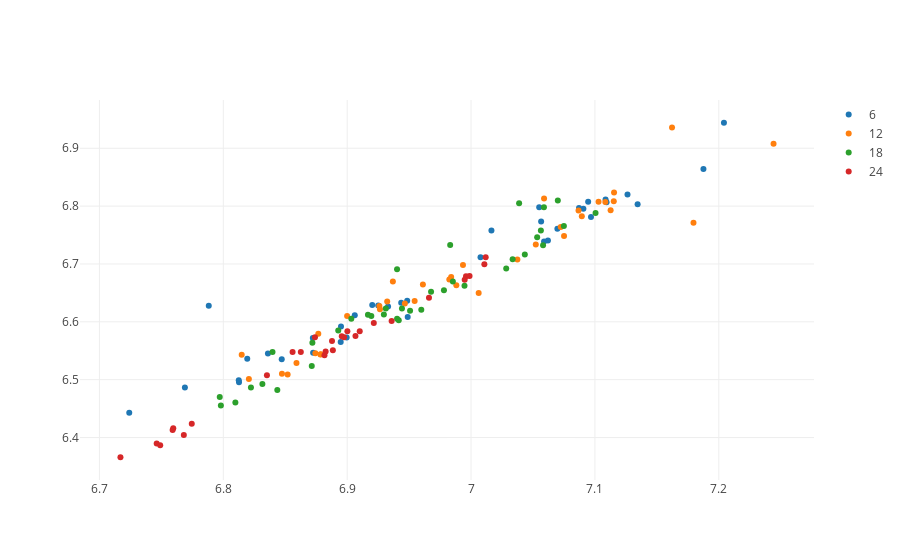

Source (notebook cell):
### Code cell
trace = []
for v in ['6', '12', '18', '24']:

    trace.append(go.Scatter(
        x = b[b['lag']==v]['test'],
        y = b[b['lag']==v]['val'],
        text='F-'+b[b['lag']==v]['full'].astype(str) + 'D-' + b[b['lag']==v]['drop'].astype(str) + '-L' + b[b['lag']==v]['lag'].astype(str)+ '-A' + b[b['lag']==v]['activation'].astype(str), 
        mode = 'markers', name=v
    ))
py.iplot(trace, filename='basic-scatter')

### Figure 1 — Plotly figure (JSON) as saved in the notebook; plotly's stock layout.template omitted (floating-point values rounded to 4 significant figures)
{"data": [{"mode": "markers", "name": "6", "text": ["F-[1024, 512, 256]D-0.2-L6-A['leaky', 0.2]", "F-[1024, 512, 256]D-0.3-L6-A['leaky', 0.2]", "F-[1024, 512, 256]D-0.4-L6-A['leaky', 0.2]", "F-[1024, 512]D-0.0-L6-A['leaky', 0.2]", "F-[1024, 512]D-0.1-L6-A['leaky', 0.2]", "F-[1024, 512]D-0.2-L6-A['leaky', 0.2]", "F-[1024, 512]D-0.3-L6-A['leaky', 0.2]", "F-[1024]D-0.0-L6-A['leaky', 0.2]", "F-[1024]D-0.1-L6-A['leaky', 0.2]", "F-[1024]D-0.2-L6-A['leaky', 0.2]", "F-[1024]D-0.3-L6-A['leaky', 0.2]", "F-[128]D-0.0-L6-A['leaky', 0.2]", "F-[128]D-0.1-L6-A['leaky', 0.2]", "F-[128]D-0.2-L6-A['leaky', 0.2]", "F-[128]D-0.3-L6-A['leaky', 0.2]", "F-[256, 128, 64]D-0.2-L6-A['leaky', 0.2]", "F-[256, 128, 64]D-0.3-L6-A['leaky', 0.2]", "F-[256, 128, 64]D-0.4-L6-A['leaky', 0.2]", "F-[256]D-0.0-L6-A['leaky', 0.2]", "F-[256]D-0.1-L6-A['leaky', 0.2]", "F-[256]D-0.2-L6-A['leaky', 0.2]", "F-[256]D-0.3-L6-A['leaky', 0.2]", "F-[512, 128]D-0.0-L6-A['leaky', 0.2]", "F-[512, 128]D-0.1-L6-A['leaky', 0.2]", "F-[512, 128]D-0.2-L6-A['leaky', 0.2]", "F-[512, 128]D-0.3-L6-A['leaky', 0.2]", "F-[512, 256, 128]D-0.2-L6-A['leaky', 0.2]", "F-[512, 256, 128]D-0.3-L6-A['leaky', 0.2]", "F-[512, 256, 128]D-0.4-L6-A['leaky', 0.2]", "F-[512, 256]D-0.0-L6-A['leaky', 0.2]", "F-[512, 256]D-0.1-L6-A['leaky', 0.2]", "F-[512, 256]D-0.2-L6-A['leaky', 0.2]", "F-[512, 256]D-0.3-L6-A['leaky', 0.2]", "F-[512]D-0.0-L6-A['leaky', 0.2]", "F-[512]D-0.1-L6-A['leaky', 0.2]", "F-[512]D-0.2-L6-A['leaky', 0.2]", "F-[512]D-0.3-L6-A['leaky', 0.2]"], "type": "scatter", "uid": "d5f1bdc1-2b5a-4245-8d98-a97e02ed2981", "x": [7.059, 7.204, 7.016, 6.949, 7.062, 7.097, 7.126, 6.872, 6.944, 6.948, 6.933, 6.813, 6.836, 6.769, 6.724, 7.188, 7.008, 6.788, 6.847, 6.92, 6.872, 6.819, 6.9, 7.07, 7.087, 7.057, 7.134, 7.109, 7.055, 6.895, 7.091, 7.109, 7.095, 6.812, 6.925, 6.895, 6.906], "y": [6.739, 6.944, 6.758, 6.608, 6.741, 6.781, 6.82, 6.546, 6.633, 6.636, 6.627, 6.496, 6.545, 6.487, 6.443, 6.864, 6.711, 6.628, 6.535, 6.629, 6.572, 6.536, 6.573, 6.761, 6.797, 6.773, 6.803, 6.807, 6.798, 6.565, 6.796, 6.811, 6.807, 6.499, 6.628, 6.592, 6.611]}, {"mode": "markers", "name": "12", "text": ["F-[1024, 512, 256]D-0.2-L12-A['leaky', 0.2]", "F-[1024, 512, 256]D-0.3-L12-A['leaky', 0.2]", "F-[1024, 512, 256]D-0.4-L12-A['leaky', 0.2]", "F-[1024, 512]D-0.0-L12-A['leaky', 0.2]", "F-[1024, 512]D-0.1-L12-A['leaky', 0.2]", "F-[1024, 512]D-0.2-L12-A['leaky', 0.2]", "F-[1024, 512]D-0.3-L12-A['leaky', 0.2]", "F-[1024]D-0.0-L12-A['leaky', 0.2]", "F-[1024]D-0.1-L12-A['leaky', 0.2]", "F-[1024]D-0.2-L12-A['leaky', 0.2]", "F-[1024]D-0.3-L12-A['leaky', 0.2]", "F-[128]D-0.0-L12-A['leaky', 0.2]", "F-[128]D-0.1-L12-A['leaky', 0.2]", "F-[128]D-0.2-L12-A['leaky', 0.2]", "F-[128]D-0.3-L12-A['leaky', 0.2]", "F-[256, 128, 64]D-0.2-L12-A['leaky', 0.2]", "F-[256, 128, 64]D-0.3-L12-A['leaky', 0.2]", "F-[256, 128, 64]D-0.4-L12-A['leaky', 0.2]", "F-[256]D-0.0-L12-A['leaky', 0.2]", "F-[256]D-0.1-L12-A['leaky', 0.2]", "F-[256]D-0.2-L12-A['leaky', 0.2]", "F-[256]D-0.3-L12-A['leaky', 0.2]", "F-[512, 128]D-0.0-L12-A['leaky', 0.2]", "F-[512, 128]D-0.1-L12-A['leaky', 0.2]", "F-[512, 128]D-0.2-L12-A['leaky', 0.2]", "F-[512, 128]D-0.3-L12-A['leaky', 0.2]", "F-[512, 256, 128]D-0.2-L12-A['leaky', 0.2]", "F-[512, 256, 128]D-0.3-L12-A['leaky', 0.2]", "F-[512, 256, 128]D-0.4-L12-A['leaky', 0.2]", "F-[512, 256]D-0.0-L12-A['leaky', 0.2]", "F-[512, 256]D-0.1-L12-A['leaky', 0.2]", "F-[512, 256]D-0.2-L12-A['leaky', 0.2]", "F-[512, 256]D-0.3-L12-A['leaky', 0.2]", "F-[512]D-0.0-L12-A['leaky', 0.2]", "F-[512]D-0.1-L12-A['leaky', 0.2]", "F-[512]D-0.2-L12-A['leaky', 0.2]", "F-[512]D-0.3-L12-A['leaky', 0.2]"], "type": "scatter", "uid": "dc8f6c30-82f9-48d7-8533-cfb2862248e6", "x": [7.006, 6.993, 7.162, 6.879, 7.037, 7.075, 7.113, 6.847, 6.988, 6.954, 6.984, 6.821, 6.926, 6.877, 6.815, 7.115, 7.18, 6.937, 6.852, 6.926, 6.932, 6.9, 6.874, 7.072, 7.108, 7.087, 7.115, 7.244, 7.059, 6.878, 7.052, 7.089, 7.103, 6.859, 6.947, 6.982, 6.961], "y": [6.65, 6.698, 6.936, 6.544, 6.708, 6.748, 6.793, 6.51, 6.663, 6.636, 6.678, 6.501, 6.627, 6.579, 6.543, 6.823, 6.771, 6.67, 6.509, 6.622, 6.635, 6.61, 6.546, 6.764, 6.807, 6.792, 6.808, 6.908, 6.813, 6.544, 6.734, 6.782, 6.807, 6.529, 6.632, 6.673, 6.665]}, {"mode": "markers", "name": "18", "text": ["F-[1024, 512, 256]D-0.2-L18-A['leaky', 0.2]", "F-[1024, 512, 256]D-0.3-L18-A['leaky', 0.2]", "F-[1024, 512, 256]D-0.4-L18-A['leaky', 0.2]", "F-[1024, 512]D-0.0-L18-A['leaky', 0.2]", "F-[1024, 512]D-0.1-L18-A['leaky', 0.2]", "F-[1024, 512]D-0.2-L18-A['leaky', 0.2]", "F-[1024, 512]D-0.3-L18-A['leaky', 0.2]", "F-[1024]D-0.0-L18-A['leaky', 0.2]", "F-[1024]D-0.1-L18-A['leaky', 0.2]", "F-[1024]D-0.2-L18-A['leaky', 0.2]", "F-[1024]D-0.3-L18-A['leaky', 0.2]", "F-[128]D-0.0-L18-A['leaky', 0.2]", "F-[128]D-0.1-L18-A['leaky', 0.2]", "F-[128]D-0.2-L18-A['leaky', 0.2]", "F-[128]D-0.3-L18-A['leaky', 0.2]", "F-[256, 128, 64]D-0.2-L18-A['leaky', 0.2]", "F-[256, 128, 64]D-0.3-L18-A['leaky', 0.2]", "F-[256, 128, 64]D-0.4-L18-A['leaky', 0.2]", "F-[256]D-0.0-L18-A['leaky', 0.2]", "F-[256]D-0.1-L18-A['leaky', 0.2]", "F-[256]D-0.2-L18-A['leaky', 0.2]", "F-[256]D-0.3-L18-A['leaky', 0.2]", "F-[512, 128]D-0.0-L18-A['leaky', 0.2]", "F-[512, 128]D-0.1-L18-A['leaky', 0.2]", "F-[512, 128]D-0.2-L18-A['leaky', 0.2]", "F-[512, 128]D-0.3-L18-A['leaky', 0.2]", "F-[512, 256, 128]D-0.2-L18-A['leaky', 0.2]", "F-[512, 256, 128]D-0.3-L18-A['leaky', 0.2]", "F-[512, 256, 128]D-0.4-L18-A['leaky', 0.2]", "F-[512, 256]D-0.0-L18-A['leaky', 0.2]", "F-[512, 256]D-0.1-L18-A['leaky', 0.2]", "F-[512, 256]D-0.2-L18-A['leaky', 0.2]", "F-[512, 256]D-0.3-L18-A['leaky', 0.2]", "F-[512]D-0.0-L18-A['leaky', 0.2]", "F-[512]D-0.1-L18-A['leaky', 0.2]", "F-[512]D-0.2-L18-A['leaky', 0.2]", "F-[512]D-0.3-L18-A['leaky', 0.2]"], "type": "scatter", "uid": "fa387f90-dc18-4dcc-9b06-c4849b5e6076", "x": [6.872, 6.985, 7.039, 6.871, 6.995, 7.043, 7.058, 6.81, 6.94, 6.96, 6.944, 6.797, 6.919, 6.893, 6.84, 6.968, 7.07, 7.059, 6.798, 6.917, 6.93, 6.903, 6.832, 7.034, 7.075, 7.056, 7.028, 6.983, 6.94, 6.822, 6.978, 7.053, 7.1, 6.844, 6.942, 6.951, 6.931], "y": [6.564, 6.67, 6.805, 6.523, 6.662, 6.716, 6.732, 6.461, 6.605, 6.621, 6.623, 6.47, 6.61, 6.585, 6.548, 6.652, 6.81, 6.798, 6.456, 6.612, 6.613, 6.605, 6.493, 6.708, 6.766, 6.758, 6.692, 6.733, 6.691, 6.487, 6.655, 6.746, 6.788, 6.482, 6.603, 6.619, 6.623]}, {"mode": "markers", "name": "24", "text": ["F-[1024, 512]D-0.0-L24-A['leaky', 0.2]", "F-[1024, 512]D-0.1-L24-A['leaky', 0.2]", "F-[1024, 512]D-0.2-L24-A['leaky', 0.2]", "F-[1024, 512]D-0.3-L24-A['leaky', 0.2]", "F-[1024]D-0.0-L24-A['leaky', 0.2]", "F-[1024]D-0.1-L24-A['leaky', 0.2]", "F-[1024]D-0.2-L24-A['leaky', 0.2]", "F-[1024]D-0.3-L24-A['leaky', 0.2]", "F-[128]D-0.0-L24-A['leaky', 0.2]", "F-[128]D-0.1-L24-A['leaky', 0.2]", "F-[128]D-0.2-L24-A['leaky', 0.2]", "F-[128]D-0.3-L24-A['leaky', 0.2]", "F-[256]D-0.0-L24-A['leaky', 0.2]", "F-[256]D-0.1-L24-A['leaky', 0.2]", "F-[256]D-0.2-L24-A['leaky', 0.2]", "F-[256]D-0.3-L24-A['leaky', 0.2]", "F-[512, 128]D-0.0-L24-A['leaky', 0.2]", "F-[512, 128]D-0.1-L24-A['leaky', 0.2]", "F-[512, 128]D-0.2-L24-A['leaky', 0.2]", "F-[512, 128]D-0.3-L24-A['leaky', 0.2]", "F-[512, 256]D-0.0-L24-A['leaky', 0.2]", "F-[512, 256]D-0.1-L24-A['leaky', 0.2]", "F-[512, 256]D-0.2-L24-A['leaky', 0.2]", "F-[512, 256]D-0.3-L24-A['leaky', 0.2]", "F-[512]D-0.0-L24-A['leaky', 0.2]", "F-[512]D-0.1-L24-A['leaky', 0.2]", "F-[512]D-0.2-L24-A['leaky', 0.2]", "F-[512]D-0.3-L24-A['leaky', 0.2]"], "type": "scatter", "uid": "7c8685c5-f401-4426-9877-c4729a808cd1", "x": [6.775, 6.888, 6.966, 6.999, 6.746, 6.835, 6.882, 6.9, 6.76, 6.888, 6.863, 6.856, 6.717, 6.907, 6.896, 6.874, 6.749, 6.936, 6.996, 7.012, 6.759, 6.921, 6.995, 7.011, 6.768, 6.883, 6.91, 6.897], "y": [6.424, 6.551, 6.642, 6.679, 6.39, 6.508, 6.542, 6.584, 6.416, 6.567, 6.548, 6.548, 6.366, 6.576, 6.575, 6.573, 6.387, 6.601, 6.679, 6.711, 6.413, 6.598, 6.673, 6.7, 6.404, 6.549, 6.584, 6.573]}], "layout": {}}
